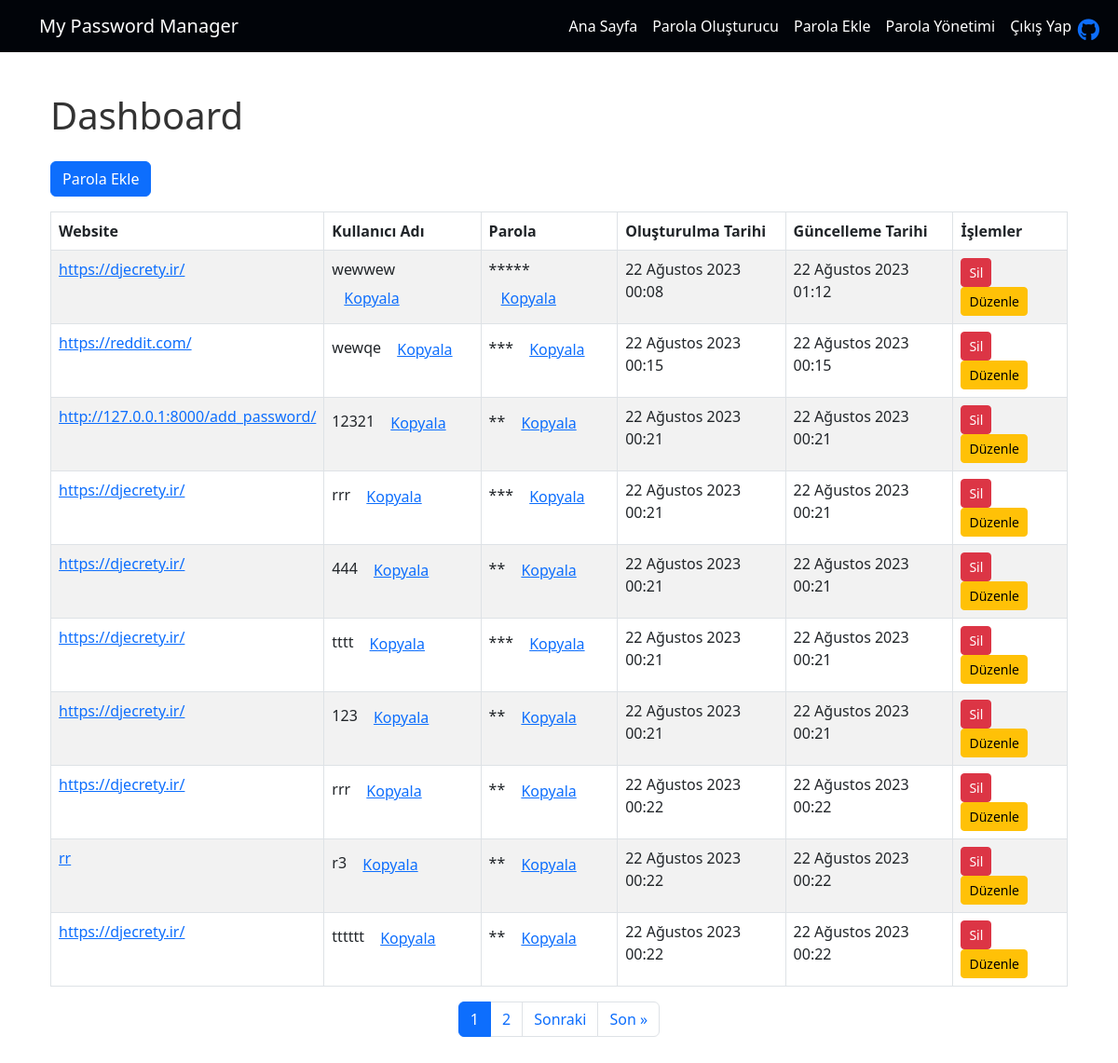
/dashboard/ (signed in), run on the app's committed database.
### password_manager_app/models.py (models this page shows, shortened)
class Password(models.Model):
    user = models.ForeignKey(
        User,
        on_delete=models.CASCADE,
        related_name="user_passwords"
    )
    website = models.CharField(max_length=100)
    username = models.CharField(max_length=100)
    password = models.CharField(max_length=100)
    created_at = models.DateTimeField(auto_now_add=True)  # Oluşturulma zamanı otomatik olarak atanır
    updated_at = models.DateTimeField(auto_now=True)  # Her güncellemede güncellenir

### password_manager_app/views.py (the view)
# urls.py: path('dashboard/', views.dashboard, name='dashboard'),  # Örnek bir dashboard URL tanımı
def dashboard(request):
    passwords = Password.objects.filter(user=request.user)
    paginator = Paginator(passwords, 10)  # 10 parola her sayfada gösterilecek
    page_number = request.GET.get('page')
    page = paginator.get_page(page_number)
    return render(request, 'myapp/dashboard.html', {'page': page})

### password_manager_app/templates/myapp/dashboard.html (shortened to what this page needs)
{% extends "base.html" %}
{% block content %}
<div class="container mt-4">
    <h1 style="margin-bottom: 25px;">Dashboard</h1>
    <a href="{% url 'add_password' %}" class="btn btn-primary mb-3">Parola Ekle</a>
    {% if page.object_list %}
        <div class="table-responsive">
            <table class="table table-bordered table-striped">
                <thead>
                    <tr>
                        <th>Website</th>
                        <th>Kullanıcı Adı</th>
                        <th>Parola</th>
                        <th>Oluşturulma Tarihi</th>
                        <th>Güncelleme Tarihi</th>
                        <th>İşlemler</th>
                    </tr>
                </thead>
                <tbody>
                    {% for password in page.object_list %}
                    <tr>
                        <td>
                            <a href="{{ password.website }}" target="_blank">{{ password.website }}</a>
                        </td>
                        <td>
                            {{ password.username }}
                            <button class="btn btn-link copy-username" data-username="{{ password.username }}">Kopyala</button>
                        </td>
                        <td>
                            <span class="password" data-password="{{ password.password }}">
                                {% for i in password.password %}*{% endfor %}
                            </span>
                            <button class="btn btn-link copy-password">Kopyala</button>
                        </td>
                        <td>{{ password.created_at }}</td>
                        <td>{{ password.updated_at }}</td>
                        <td>
                            <a href="{% url 'delete_password' password.id %}" class="btn btn-sm btn-danger delete-password">Sil</a>
                            <a href="{% url 'update_password' password.id %}" class="btn btn-sm btn-warning update-password">Düzenle</a>
                        </td>
                    </tr>
                    {% endfor %}
                </tbody>
            </table>
        </div>
        <ul class="pagination justify-content-center">
            {% for num in page.paginator.page_range %}
                <li class="page-item {% if num == page.number %}active{% endif %}">
                    <a href="?page={{ num }}" class="page-link">{{ num }}</a>
                </li>
            {% endfor %}
            {% if page.has_next %}
                <li class="page-item">
                    <a href="?page={{ page.next_page_number }}" class="page-link">Sonraki</a>
                </li>
                <li class="page-item">
                    <a href="?page={{ page.paginator.num_pages }}" class="page-link">Son &raquo;</a>
                </li>
            {% endif %}
        </ul>
    {% else %}
        <p class="alert alert-info">Kayıtlı parola bulunmamaktadır.</p>
    {% endif %}
</div>
{% endblock %}

### static/css/styles.css (style rules this page uses)
h1 { font-size: 2.5rem; color: #333; margin-top: 20px; }

### data on the page
Password: website "https://djecrety.ir/", username "wewwew", created_at "22 Ağustos 2023 00:08", updated_at "22 Ağustos 2023 01:12"
Password: website "https://reddit.com/", username "wewqe", created_at "22 Ağustos 2023 00:15", updated_at "22 Ağustos 2023 00:15"
Password: website "http://127.0.0.1:8000/add_password/", username "12321", created_at "22 Ağustos 2023 00:21", updated_at "22 Ağustos 2023 00:21"
Password: website "https://djecrety.ir/", username "rrr", created_at "22 Ağustos 2023 00:21", updated_at "22 Ağustos 2023 00:21"
Password: website "https://djecrety.ir/", username "444", created_at "22 Ağustos 2023 00:21", updated_at "22 Ağustos 2023 00:21"
Password: website "https://djecrety.ir/", username "tttt", created_at "22 Ağustos 2023 00:21", updated_at "22 Ağustos 2023 00:21"
Password: website "https://djecrety.ir/", username "123", created_at "22 Ağustos 2023 00:21", updated_at "22 Ağustos 2023 00:21"
Password: website "https://djecrety.ir/", username "rrr", created_at "22 Ağustos 2023 00:22", updated_at "22 Ağustos 2023 00:22"
Password: website "rr", username "r3", created_at "22 Ağustos 2023 00:22", updated_at "22 Ağustos 2023 00:22"
Password: website "https://djecrety.ir/", username "tttttt", created_at "22 Ağustos 2023 00:22", updated_at "22 Ağustos 2023 00:22"

### other printed values
{{ num }} "1" "2"
